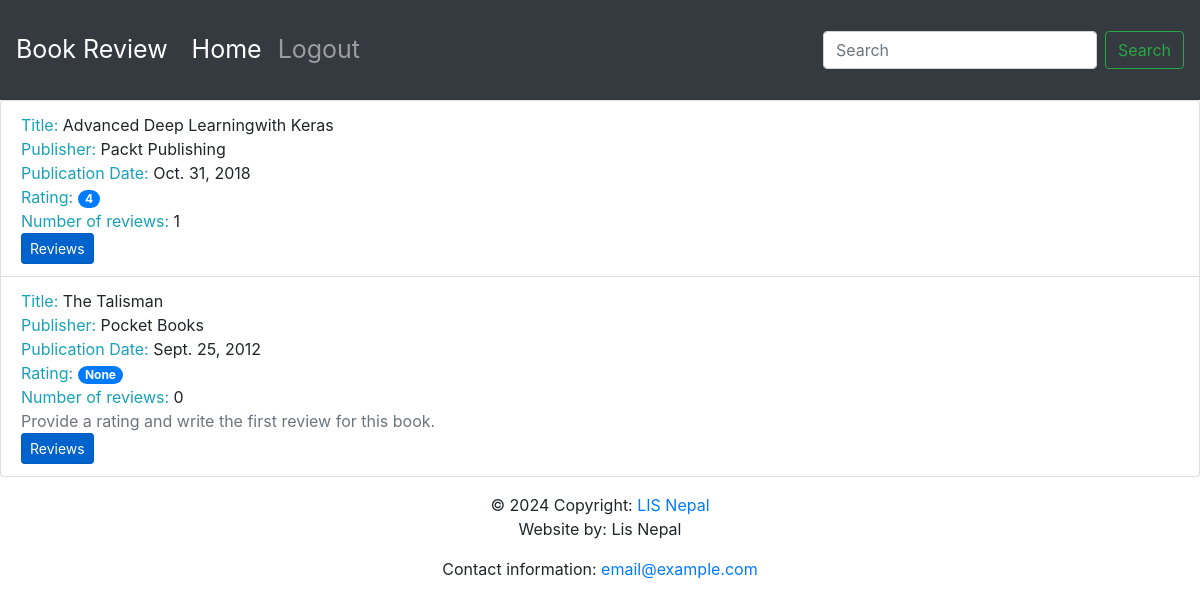
The page /books/ on the database its author committed.
### reviews/models.py (models this page shows, shortened)
class Book(models.Model):
    title = models.CharField(max_length=70,
                             help_text="The title of the book.")
    publication_date = models.DateField(
        verbose_name="Date the book was published.")
    isbn = models.CharField(max_length=20,
                            verbose_name="ISBN number of the book.")
    publisher = models.ForeignKey(Publisher, on_delete=models.CASCADE, default=1)
    contributors = models.ManyToManyField('Contributor',
                                          through="BookContributor")

class Publisher(models.Model):
    name = models.CharField(max_length=50,
                            help_text="The name of the Publisher.")
    website = models.URLField(help_text="The Publisher's website.")
    email = models.EmailField(help_text="The Publisher's email address.")
    def __str__(self):
        return self.name

### reviews/views.py (the view)
# urls.py: urlpatterns = [path('books/', views.book_list, name='book_list'),
def book_list(request):
    books = Book.objects.all()
    book_list = []
    for book in books:
        reviews = book.review_set.all()
        if reviews:
            book_rating = average_rating([review.rating for review in reviews])
            number_of_reviews = len(reviews)
        else:
            book_rating = None
            number_of_reviews = 0
        book_list.append({'book': book,
                          'book_rating': book_rating,
                          'number_of_reviews': number_of_reviews})
    context = {
        'book_list': book_list
    }
    return render(request, 'reviews/books_list.html', context)

### reviews/utils.py (called while the page is built)
def average_rating(rating_list):
  if not rating_list:
      return 0
  return round(sum(rating_list) / len(rating_list))

### reviews/templates/reviews/books_list.html (shortened to what this page needs)
{% extends 'base.html' %}
{% block content %}
<ul class="list-group">
  {% for item in book_list %}
  <li class="list-group-item">
      <span class="text-info">Title: </span> <span>{{ item.book.title }}</span>
      <br>
      <span class="text-info">Publisher: </span><span>{{ item.book.publisher }}</span>
      <br>
      <span class="text-info">Publication Date: </span><span>{{ item.book.publication_date }}</span>
      <br>
      <span class="text-info">Rating: </span><span class="badge badge-primary badge-pill">{{ item.book_rating }}</span>
      <br>
      <span class="text-info">Number of reviews: </span><span>{{ item.number_of_reviews }}</span>
      <br>
      {% if item.book_rating is null %}
      <span class="text-secondary">Provide a rating and write the first review for this book.</span>
      <br>
      {% endif %}
      <a class="btn btn-primary btn-sm active" role="button" aria-pressed="true" href="/book/{{ item.book.id }}/">Reviews</a></li>
  {% endfor %}
</ul>
{% endblock %}

### reviews/templates/base.html (shortened to what this page needs)
<!doctype html>
{% load static %}
<html lang="en">
  <head>
    <link rel="stylesheet" href="https://stackpath.bootstrapcdn.com/bootstrap/4.4.1/css/bootstrap.min.css">
    <link rel="stylesheet" href="https://cdnjs.cloudflare.com/ajax/libs/font-awesome/4.7.0/css/font-awesome.min.css">
  </head>
  <body>
        <nav class="navbar navbar-expand-sm navbar-dark bg-dark sticky-top">
          <a class="navbar-brand" href="/">Book Review</a>
          <div class="collapse navbar-collapse" id="navbarSupportedContent">
            <ul class="navbar-nav mr-auto">
              <li class="nav-item active">
                <a class="nav-link" href="/books/">Home <span class="sr-only">(current)</span></a>
              </li>
              <li class="nav-item">
                <a class="nav-link" href="#">Logout</a>
              </li>
            </ul>
            <form class="form-inline my-2 my-lg-0">
              <input class="form-control mr-sm-2" type="search" placeholder="Search" aria-label="Search">
              <button class="btn btn-outline-success my-2 my-sm-0" type="submit">Search</button>
            </form>
          </div>
        </nav>
         {% block content %}{% endblock %}
  <footer class="page-footer font-small blue">
    <div class="footer-copyright text-center py-3">© 2024 Copyright:
      <a href="https://www.lisnepal.com"> LIS Nepal</a>
      <p>Website by: Lis Nepal</p>
      <p>Contact information: <a href="mailto:email@example.com">email@example.com</a></p>
    </div>
  </footer>
  </body>
</html>

### reviews/templates/base.html (style rules this page uses)
.navbar { min-height: 100px; font-size: 25px; }
.navbar-brand { font-size: 25px; }

### rows shown on the page
Book: book "Advanced Deep Learningwith Keras", book.publisher "Packt Publishing", book.publication_date "Oct. 31, 2018", book_rating "4", number_of_reviews "1"
Book: book "The Talisman", book.publisher "Pocket Books", book.publication_date "Sept. 25, 2012", book_rating "None", number_of_reviews "0", shows "Provide a rating and write the first review for this book."
